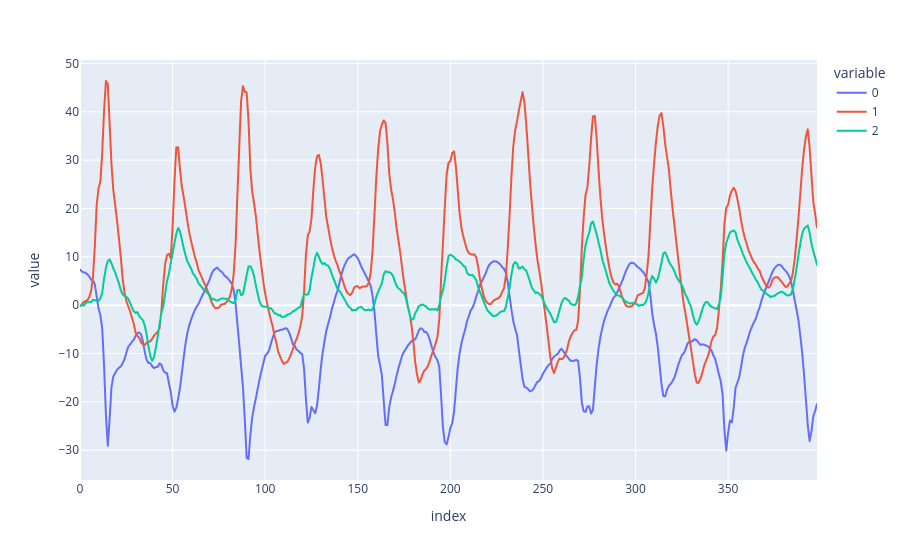
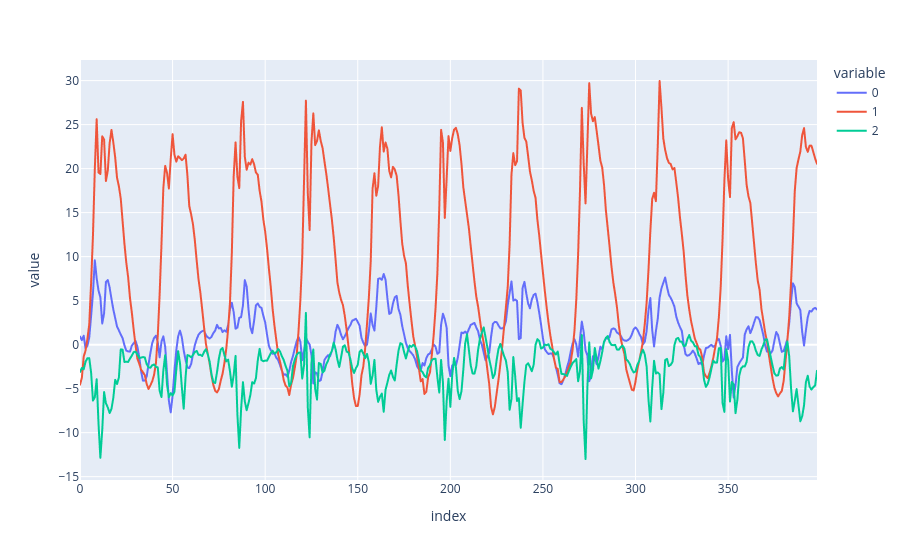
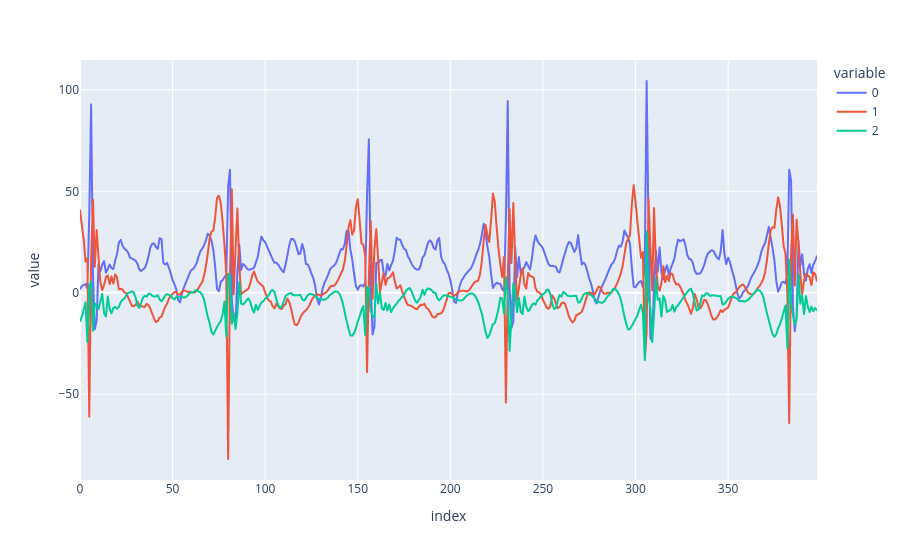

Notebook code cell kept with these figures, in order:
### Code cell
k = 1 # 9.81 / 1912
for sensor_name, row in sensors:
    x = df_run[f'IMU_{sensor_name}_acc16_{'x'}'].iloc[ini:fim] * k
    y = df_run[f'IMU_{sensor_name}_acc16_{'y'}'].iloc[ini:fim] * k
    z = df_run[f'IMU_{sensor_name}_acc16_{'z'}'].iloc[ini:fim] * k
    sig = np.array([x, y, z])
    acc_g = np.sqrt(np.sum(sig.mean(axis=1) ** 2))
    print(f"Aceleração média do sensor {sensor_name}: {acc_g:.2f} g")
    fig = px.line(sig.T)
    fig.show()

### Figure 1 — Plotly figure (JSON) as saved in the notebook; plotly's stock layout.template omitted (floating-point values rounded to 4 significant figures; data arrays with more than 128 entries replaced by an {"elided": "..."} marker saying what was removed)
{"data": [{"hovertemplate": "variable=0<br>index=%{x}<br>value=%{y}<extra></extra>", "legendgroup": "0", "line": {"color": "#636efa", "dash": "solid"}, "marker": {"symbol": "circle"}, "mode": "lines", "name": "0", "showlegend": true, "type": "scattergl", "x": {"elided": "399 int values"}, "xaxis": "x", "y": {"elided": "399 float values"}, "yaxis": "y"}, {"hovertemplate": "variable=1<br>index=%{x}<br>value=%{y}<extra></extra>", "legendgroup": "1", "line": {"color": "#EF553B", "dash": "solid"}, "marker": {"symbol": "circle"}, "mode": "lines", "name": "1", "showlegend": true, "type": "scattergl", "x": {"elided": "399 int values"}, "xaxis": "x", "y": {"elided": "399 float values"}, "yaxis": "y"}, {"hovertemplate": "variable=2<br>index=%{x}<br>value=%{y}<extra></extra>", "legendgroup": "2", "line": {"color": "#00cc96", "dash": "solid"}, "marker": {"symbol": "circle"}, "mode": "lines", "name": "2", "showlegend": true, "type": "scattergl", "x": {"elided": "399 int values"}, "xaxis": "x", "y": {"elided": "399 float values"}, "yaxis": "y"}], "layout": {"legend": {"title": {"text": "variable"}, "tracegroupgap": 0}, "margin": {"t": 60}, "xaxis": {"anchor": "y", "domain": [0, 1], "title": {"text": "index"}}, "yaxis": {"anchor": "x", "domain": [0, 1], "title": {"text": "value"}}}}

### Figure 2 — Plotly figure (JSON) as saved in the notebook; plotly's stock layout.template omitted (floating-point values rounded to 4 significant figures; data arrays with more than 128 entries replaced by an {"elided": "..."} marker saying what was removed)
{"data": [{"hovertemplate": "variable=0<br>index=%{x}<br>value=%{y}<extra></extra>", "legendgroup": "0", "line": {"color": "#636efa", "dash": "solid"}, "marker": {"symbol": "circle"}, "mode": "lines", "name": "0", "showlegend": true, "type": "scattergl", "x": {"elided": "399 int values"}, "xaxis": "x", "y": {"elided": "399 float values"}, "yaxis": "y"}, {"hovertemplate": "variable=1<br>index=%{x}<br>value=%{y}<extra></extra>", "legendgroup": "1", "line": {"color": "#EF553B", "dash": "solid"}, "marker": {"symbol": "circle"}, "mode": "lines", "name": "1", "showlegend": true, "type": "scattergl", "x": {"elided": "399 int values"}, "xaxis": "x", "y": {"elided": "399 float values"}, "yaxis": "y"}, {"hovertemplate": "variable=2<br>index=%{x}<br>value=%{y}<extra></extra>", "legendgroup": "2", "line": {"color": "#00cc96", "dash": "solid"}, "marker": {"symbol": "circle"}, "mode": "lines", "name": "2", "showlegend": true, "type": "scattergl", "x": {"elided": "399 int values"}, "xaxis": "x", "y": {"elided": "399 float values"}, "yaxis": "y"}], "layout": {"legend": {"title": {"text": "variable"}, "tracegroupgap": 0}, "margin": {"t": 60}, "xaxis": {"anchor": "y", "domain": [0, 1], "title": {"text": "index"}}, "yaxis": {"anchor": "x", "domain": [0, 1], "title": {"text": "value"}}}}

### Figure 3 — Plotly figure (JSON) as saved in the notebook; plotly's stock layout.template omitted (floating-point values rounded to 4 significant figures; data arrays with more than 128 entries replaced by an {"elided": "..."} marker saying what was removed)
{"data": [{"hovertemplate": "variable=0<br>index=%{x}<br>value=%{y}<extra></extra>", "legendgroup": "0", "line": {"color": "#636efa", "dash": "solid"}, "marker": {"symbol": "circle"}, "mode": "lines", "name": "0", "showlegend": true, "type": "scattergl", "x": {"elided": "399 int values"}, "xaxis": "x", "y": {"elided": "399 float values"}, "yaxis": "y"}, {"hovertemplate": "variable=1<br>index=%{x}<br>value=%{y}<extra></extra>", "legendgroup": "1", "line": {"color": "#EF553B", "dash": "solid"}, "marker": {"symbol": "circle"}, "mode": "lines", "name": "1", "showlegend": true, "type": "scattergl", "x": {"elided": "399 int values"}, "xaxis": "x", "y": {"elided": "399 float values"}, "yaxis": "y"}, {"hovertemplate": "variable=2<br>index=%{x}<br>value=%{y}<extra></extra>", "legendgroup": "2", "line": {"color": "#00cc96", "dash": "solid"}, "marker": {"symbol": "circle"}, "mode": "lines", "name": "2", "showlegend": true, "type": "scattergl", "x": {"elided": "399 int values"}, "xaxis": "x", "y": {"elided": "399 float values"}, "yaxis": "y"}], "layout": {"legend": {"title": {"text": "variable"}, "tracegroupgap": 0}, "margin": {"t": 60}, "xaxis": {"anchor": "y", "domain": [0, 1], "title": {"text": "index"}}, "yaxis": {"anchor": "x", "domain": [0, 1], "title": {"text": "value"}}}}
